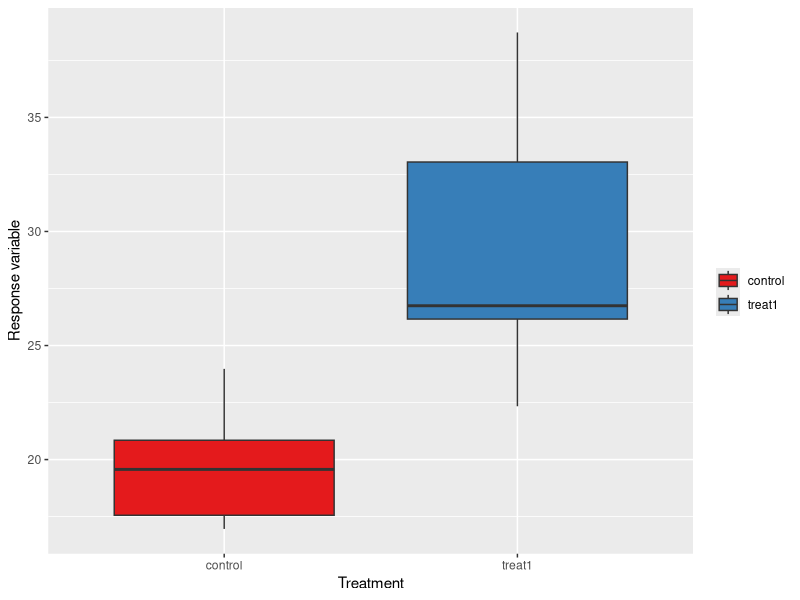
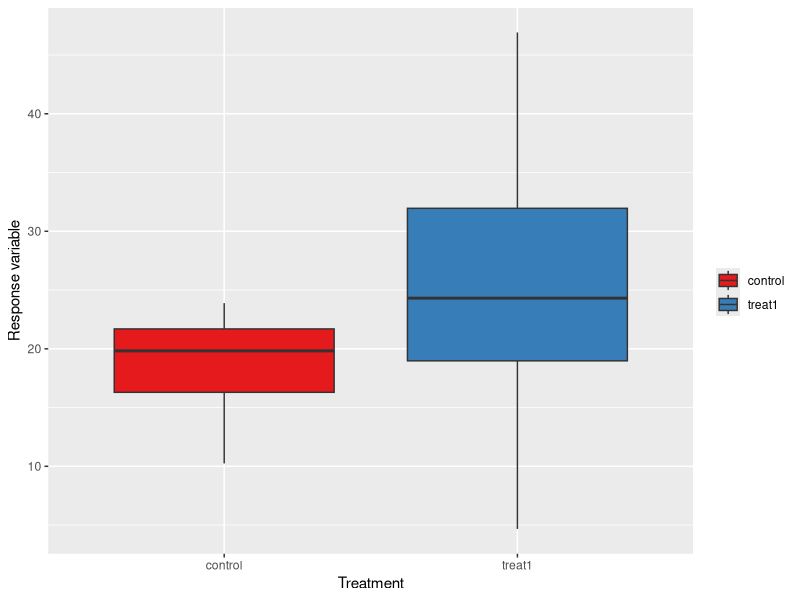

R code for these plots, in order:
## ---- chunk 1
# Re-organizing the code from Homework 7/8 in the format of structured programming 
# This program creates and runs 3 functions: dataCreate (simulates data), analyzeANO (analyzes the data), and ANOplot (plots the data)
# March 21 2018 
# WGB 


# Preliminaries 
library(ggplot2)
library(RColorBrewer)
library(reshape2)

# All functions must be declared first before they are used 

###############################################################
# FUNCTION: dataCreate
# creates: similates a data frame with means, sample size, and variances that I set 
# input: mean, n, and sd for 2 treatments 
# output: data frame with 3 columns labeled Treatment, respVar, and ID 
#--------------------------------------------------------------
dataCreate <- function(mean1=mean1,mean2=27,
                       n1=6,n2=6,
                       sd1=3,sd2=6){
  mydf <- data.frame(control=rnorm(mean=mean1,n=n1,sd=sd1),
                     treat1=rnorm(mean=mean2,n=n2,sd=sd2))
  myDF <- melt(mydf)
  myDF$ID <- seq.int(nrow(myDF))
  names(myDF) <- c("Treatment","respVar","ID")
  return(myDF)
}
###############################################################

###############################################################
# FUNCTION: dataCreateLargeSD
# creates: similates a data frame with means, sample size, and variances that I set (this one just has larger variances than dataCreate)
# input: mean, n, and sd for 2 treatments 
# output: data frame with 3 columns labeled Treatment, respVar, and ID 
#--------------------------------------------------------------
dataCreateLargeSD <- function(mean1=mean1,mean2=27,
                       n1=6,n2=6,
                       sd1=8,sd2=12){
  mydf <- data.frame(control=rnorm(mean=mean1,n=n1,sd=sd1),
                     treat1=rnorm(mean=mean2,n=n2,sd=sd2))
  myDF <- melt(mydf)
  myDF$ID <- seq.int(nrow(myDF))
  names(myDF) <- c("Treatment","respVar","ID")
  return(myDF)
}
###############################################################

###############################################################
# FUNCTION: analyzeANO
# calculates: ANOVA analysis 
# input: a data frame (default is ANOdf) 
# output: summary of the ANOVA analysis: Sum Sq, Sum Mean Sq, F value, and p value
#--------------------------------------------------------------
analyzeANO <- function(data = ANOdf){
  ANOanalysis <- aov(respVar~Treatment, data = data)
  summary(ANOanalysis)
}
##############################################################

###############################################################
# FUNCTION: pValsAnalyzeANO
# calculates: p values of an ANOVA analysis
# input: a data frame (default is ANOdf) 
# output: only the p values from the summary of the ANOVA analysis
#--------------------------------------------------------------
pValsAnalyzeANO <- function(data = ANOdf){
  ANOanalysis <- aov(respVar~Treatment, data = data)
  test <- summary(ANOanalysis)
  pval <- test[[1]]$'Pr(>F)'
  print(pval[1])
}
##############################################################

###############################################################
# FUNCTION: ANOplot
# creates: box plot of the two treatments in ANOdf
# input: data frame, xVar, yVar, fillVar  
# output: ggplot box plot  
#--------------------------------------------------------------
ANOplot <- function(data=ANOdf, 
                    xVar=ANOdf$Treatment, 
                    yVar=ANOdf$respVar, 
                    fillVar=ANOdf$Treatment){
  ANObox <- ggplot(data=data, 
                   aes(x=xVar,y=yVar,fill=fillVar))+
    geom_boxplot()+
    scale_fill_brewer(palette="Set1", name = " ")+
    labs(x="Treatment", y="Response variable")
    
  print(ANObox)
}
##########################################################

# 1. 
# Program body 
ANOdf <- dataCreate(mean1=19)
analyzeANO()
ANOplot()

# 2. 
# Adding in the new functions
ANOdf <- dataCreateLargeSD(mean1=19)
pValsAnalyzeANO()
ANOplot()

# 3. 
# Creating a for loop so that I can repeat the analysis with a different stochastic dataset.
# I want it to create a data structure to store the summary stats in each pass of the loop 


# for loop with dataCreate 
vals <- vector(mode="numeric")

for (i in 1:10)  {
  ANOdf <- dataCreate(mean1=19)
  vals[i] <- pValsAnalyzeANO(ANOdf)
}
print(vals)


# for loop with dataCreateLargeSD
largeSDvals <- vector(mode="numeric")

for (i in 1:10) {
  ANOdf <- dataCreateLargeSD(mean1=17)
  largeSDvals[i] <- pValsAnalyzeANO(ANOdf)
}
print(largeSDvals)

# next I want to count how many p values in each vector are significant (so < 0.05) 

